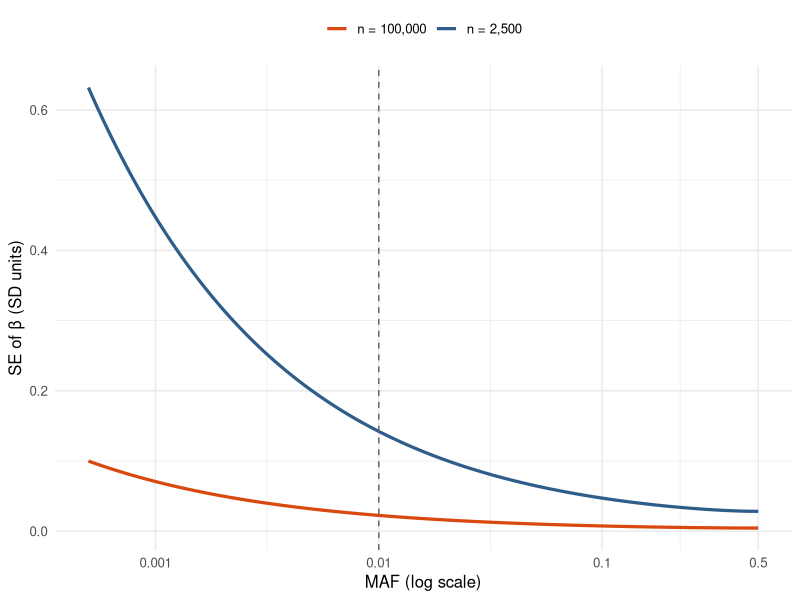
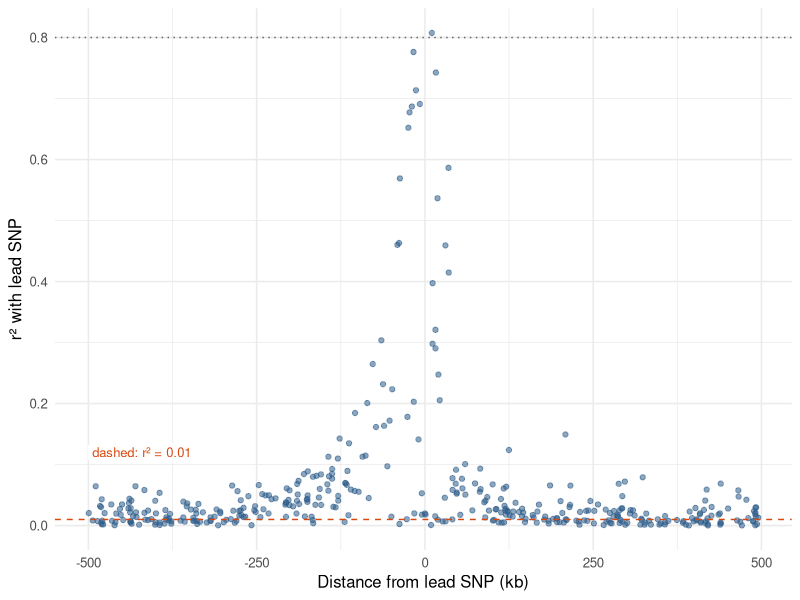
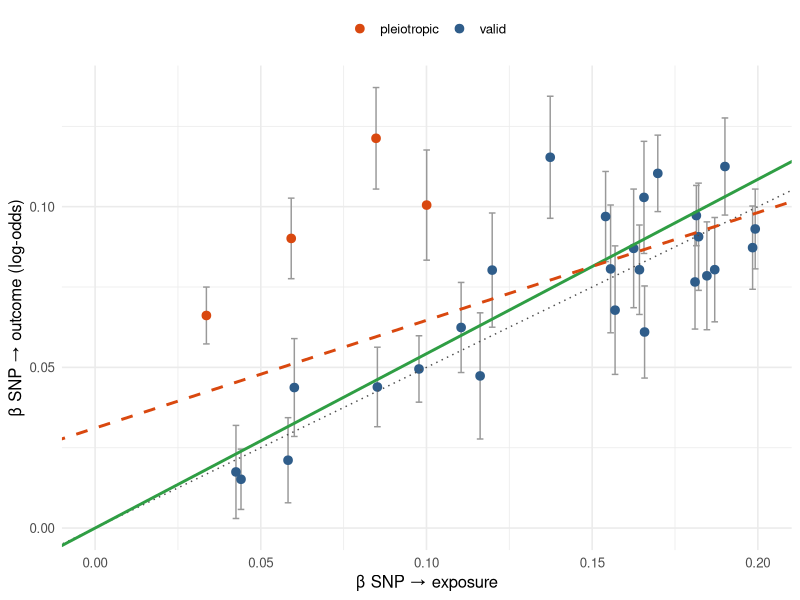

R code for these plots, in order:
## ---- chunk 1
#| include: false
library(ggplot2)
set.seed(520)
## ---- chunk 2
#| echo: false
#| fig-width: 7
#| fig-height: 3.3
#| fig-cap: "Approximate SE of β (phenotype SD = 1) against MAF, for 2,500 and 100,000 people. SE explodes as MAF approaches zero; the dashed line marks MAF = 0.01."
maf <- 10^seq(-3.3, log10(0.5), length.out = 200)
se <- rbind(
  data.frame(maf = maf, se = 1 / sqrt(2 * 2500 * maf * (1 - maf)), n = "n = 2,500"),
  data.frame(maf = maf, se = 1 / sqrt(2 * 1e5 * maf * (1 - maf)), n = "n = 100,000")
)
ggplot(se, aes(maf, se, colour = n)) +
  geom_line(linewidth = 1.1) +
  geom_vline(xintercept = 0.01, linetype = "dashed", colour = "grey40") +
  scale_x_log10(breaks = c(0.001, 0.01, 0.1, 0.5), labels = c("0.001", "0.01", "0.1", "0.5")) +
  scale_colour_manual(values = c("#d9480f", "#2f5d8a"), name = NULL) +
  labs(x = "MAF (log scale)", y = "SE of β (SD units)") +
  theme_minimal(base_size = 12) + theme(legend.position = "top")
## ---- chunk 3
#| echo: false
#| fig-width: 7
#| fig-height: 3.3
#| fig-cap: "Simulated r² with a lead SNP against distance. LD decays on average, but some nearby SNPs have r² ≈ 0 (different allele frequencies, a recombination hotspot) and some distant ones remain correlated."
d <- runif(400, -500, 500)
base <- 0.9 * exp(-abs(d) / 60)
hot <- ifelse(d > 40 & d < 500, 0.15, 1)
r2 <- pmin(1, pmax(0, base * hot * runif(400, 0, 1.2) + rexp(400, 60)))
r2[sample(which(abs(d) < 50), 12)] <- runif(12, 0, 0.02)
ggplot(data.frame(d, r2), aes(d, r2)) +
  geom_point(alpha = 0.55, colour = "#2f5d8a") +
  geom_hline(yintercept = c(0.01, 0.8), linetype = c("dashed", "dotted"), colour = c("#d9480f", "grey40")) +
  annotate("label", x = -500, y = 0.12, label = "dashed: r² = 0.01", hjust = 0, colour = "#d9480f", size = 3.3, label.size = 0) +
  labs(x = "Distance from lead SNP (kb)", y = "r² with lead SNP") +
  theme_minimal(base_size = 12)
## ---- chunk 4
#| echo: false
n_snp <- 30
bx <- runif(n_snp, 0.03, 0.20)
se_y <- runif(n_snp, 0.008, 0.02)
pleio <- seq_len(n_snp) %in% sample(n_snp, 4)
by <- 0.5 * bx + ifelse(pleio, 0.05, 0) + rnorm(n_snp, 0, se_y)
w <- 1 / se_y^2

ivw_fit <- lm(by ~ 0 + bx, weights = w)
egger_fit <- lm(by ~ bx, weights = w)

ratio <- by / bx
ratio_se <- se_y / abs(bx)
wm_w <- 1 / ratio_se^2
o <- order(ratio)
cw <- (cumsum(wm_w[o]) - 0.5 * wm_w[o]) / sum(wm_w)
wm <- approx(cw, ratio[o], xout = 0.5)$y

eg <- summary(egger_fit)$coefficients
res <- data.frame(
  Method = c("IVW", "MR-Egger (slope)", "MR-Egger (intercept)", "Weighted median"),
  Estimate = c(coef(ivw_fit)[1], eg[2, 1], eg[1, 1], wm),
  p = c(summary(ivw_fit)$coefficients[1, 4], eg[2, 4], eg[1, 4], NA)
)
## ---- chunk 5
#| echo: false
#| fig-width: 7
#| fig-height: 4.2
#| fig-cap: "Simulated MR scatter. Orange points are the four pleiotropic instruments. IVW (green) is forced through the origin; MR-Egger (orange, dashed) has a free intercept; the dotted line shows the true effect 0.5."
dd <- data.frame(bx, by, se_y, type = ifelse(pleio, "pleiotropic", "valid"))
ggplot(dd, aes(bx, by)) +
  geom_errorbar(aes(ymin = by - se_y, ymax = by + se_y), width = 0.002, colour = "grey60") +
  geom_point(aes(colour = type), size = 2.6) +
  geom_abline(intercept = 0, slope = 0.5, linetype = "dotted", colour = "grey30") +
  geom_abline(intercept = 0, slope = coef(ivw_fit)[1], colour = "#2f9e44", linewidth = 1) +
  geom_abline(intercept = eg[1, 1], slope = eg[2, 1], colour = "#d9480f", linewidth = 1, linetype = "dashed") +
  scale_colour_manual(values = c(pleiotropic = "#d9480f", valid = "#2f5d8a"), name = NULL) +
  expand_limits(x = 0, y = 0) +
  labs(x = "β SNP → exposure", y = "β SNP → outcome (log-odds)") +
  theme_minimal(base_size = 12) + theme(legend.position = "top")
## ---- chunk 6
#| echo: false
knitr::kable(transform(res, Estimate = round(Estimate, 3),
                       p = ifelse(is.na(p), "n/a", format.pval(p, digits = 2))),
             col.names = c("Method", "Estimate", "p-value"),
             caption = "MR estimates for the simulated data (true causal effect = 0.5)")
